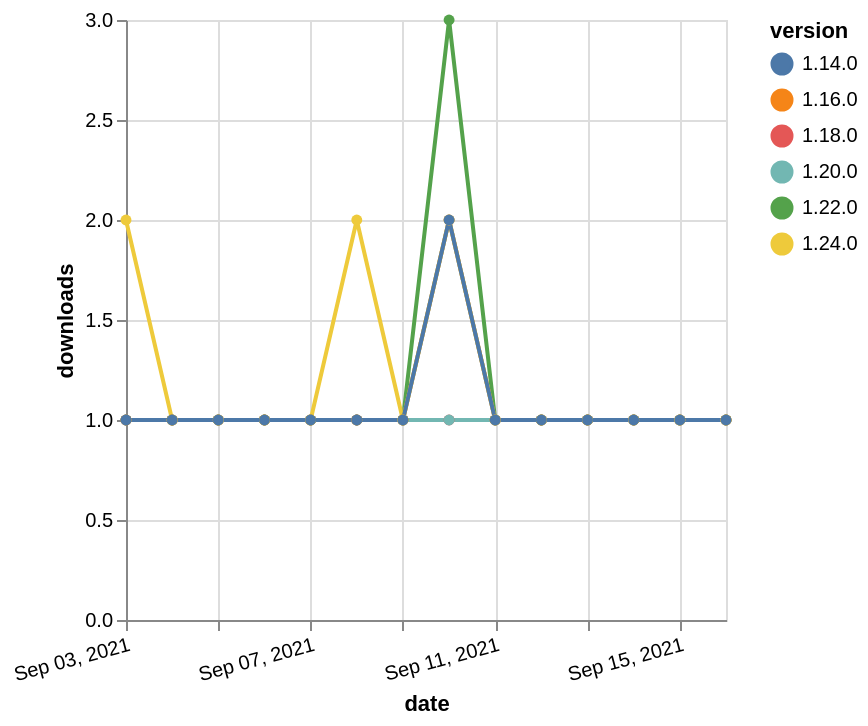

Describe this chart as a Vega-Lite specification.
### Vega-Lite specification from a JSON file in a GitHub repository (floating-point values rounded to 4 significant figures)
{"$schema": "https://vega.github.io/schema/vega-lite/v5.json", "description": "A simple bar chart with embedded data.", "data": {"values": [{"date": "2021-09-03", "total": 182, "delta": 1, "version": "1.18.0"}, {"date": "2021-09-04", "total": 183, "delta": 1, "version": "1.18.0"}, {"date": "2021-09-05", "total": 184, "delta": 1, "version": "1.18.0"}, {"date": "2021-09-06", "total": 185, "delta": 1, "version": "1.18.0"}, {"date": "2021-09-07", "total": 186, "delta": 1, "version": "1.18.0"}, {"date": "2021-09-08", "total": 187, "delta": 1, "version": "1.18.0"}, {"date": "2021-09-09", "total": 188, "delta": 1, "version": "1.18.0"}, {"date": "2021-09-10", "total": 189, "delta": 1, "version": "1.18.0"}, {"date": "2021-09-11", "total": 190, "delta": 1, "version": "1.18.0"}, {"date": "2021-09-12", "total": 191, "delta": 1, "version": "1.18.0"}, {"date": "2021-09-13", "total": 192, "delta": 1, "version": "1.18.0"}, {"date": "2021-09-14", "total": 193, "delta": 1, "version": "1.18.0"}, {"date": "2021-09-15", "total": 194, "delta": 1, "version": "1.18.0"}, {"date": "2021-09-16", "total": 195, "delta": 1, "version": "1.18.0"}, {"date": "2021-09-03", "total": 170, "delta": 1, "version": "1.22.0"}, {"date": "2021-09-04", "total": 171, "delta": 1, "version": "1.22.0"}, {"date": "2021-09-05", "total": 172, "delta": 1, "version": "1.22.0"}, {"date": "2021-09-06", "total": 173, "delta": 1, "version": "1.22.0"}, {"date": "2021-09-07", "total": 174, "delta": 1, "version": "1.22.0"}, {"date": "2021-09-08", "total": 175, "delta": 1, "version": "1.22.0"}, {"date": "2021-09-09", "total": 176, "delta": 1, "version": "1.22.0"}, {"date": "2021-09-10", "total": 179, "delta": 3, "version": "1.22.0"}, {"date": "2021-09-11", "total": 180, "delta": 1, "version": "1.22.0"}, {"date": "2021-09-12", "total": 181, "delta": 1, "version": "1.22.0"}, {"date": "2021-09-13", "total": 182, "delta": 1, "version": "1.22.0"}, {"date": "2021-09-14", "total": 183, "delta": 1, "version": "1.22.0"}, {"date": "2021-09-15", "total": 184, "delta": 1, "version": "1.22.0"}, {"date": "2021-09-16", "total": 185, "delta": 1, "version": "1.22.0"}, {"date": "2021-09-03", "total": 148, "delta": 1, "version": "1.20.0"}, {"date": "2021-09-04", "total": 149, "delta": 1, "version": "1.20.0"}, {"date": "2021-09-05", "total": 150, "delta": 1, "version": "1.20.0"}, {"date": "2021-09-06", "total": 151, "delta": 1, "version": "1.20.0"}, {"date": "2021-09-07", "total": 152, "delta": 1, "version": "1.20.0"}, {"date": "2021-09-08", "total": 153, "delta": 1, "version": "1.20.0"}, {"date": "2021-09-09", "total": 154, "delta": 1, "version": "1.20.0"}, {"date": "2021-09-10", "total": 155, "delta": 1, "version": "1.20.0"}, {"date": "2021-09-11", "total": 156, "delta": 1, "version": "1.20.0"}, {"date": "2021-09-12", "total": 157, "delta": 1, "version": "1.20.0"}, {"date": "2021-09-13", "total": 158, "delta": 1, "version": "1.20.0"}, {"date": "2021-09-14", "total": 159, "delta": 1, "version": "1.20.0"}, {"date": "2021-09-15", "total": 160, "delta": 1, "version": "1.20.0"}, {"date": "2021-09-16", "total": 161, "delta": 1, "version": "1.20.0"}, {"date": "2021-09-03", "total": 180, "delta": 1, "version": "1.16.0"}, {"date": "2021-09-04", "total": 181, "delta": 1, "version": "1.16.0"}, {"date": "2021-09-05", "total": 182, "delta": 1, "version": "1.16.0"}, {"date": "2021-09-06", "total": 183, "delta": 1, "version": "1.16.0"}, {"date": "2021-09-07", "total": 184, "delta": 1, "version": "1.16.0"}, {"date": "2021-09-08", "total": 185, "delta": 1, "version": "1.16.0"}, {"date": "2021-09-09", "total": 186, "delta": 1, "version": "1.16.0"}, {"date": "2021-09-10", "total": 188, "delta": 2, "version": "1.16.0"}, {"date": "2021-09-11", "total": 189, "delta": 1, "version": "1.16.0"}, {"date": "2021-09-12", "total": 190, "delta": 1, "version": "1.16.0"}, {"date": "2021-09-13", "total": 191, "delta": 1, "version": "1.16.0"}, {"date": "2021-09-14", "total": 192, "delta": 1, "version": "1.16.0"}, {"date": "2021-09-15", "total": 193, "delta": 1, "version": "1.16.0"}, {"date": "2021-09-16", "total": 194, "delta": 1, "version": "1.16.0"}, {"date": "2021-09-03", "total": 115, "delta": 2, "version": "1.24.0"}, {"date": "2021-09-04", "total": 116, "delta": 1, "version": "1.24.0"}, {"date": "2021-09-05", "total": 117, "delta": 1, "version": "1.24.0"}, {"date": "2021-09-06", "total": 118, "delta": 1, "version": "1.24.0"}, {"date": "2021-09-07", "total": 119, "delta": 1, "version": "1.24.0"}, {"date": "2021-09-08", "total": 121, "delta": 2, "version": "1.24.0"}, {"date": "2021-09-09", "total": 122, "delta": 1, "version": "1.24.0"}, {"date": "2021-09-10", "total": 124, "delta": 2, "version": "1.24.0"}, {"date": "2021-09-11", "total": 125, "delta": 1, "version": "1.24.0"}, {"date": "2021-09-12", "total": 126, "delta": 1, "version": "1.24.0"}, {"date": "2021-09-13", "total": 127, "delta": 1, "version": "1.24.0"}, {"date": "2021-09-14", "total": 128, "delta": 1, "version": "1.24.0"}, {"date": "2021-09-15", "total": 129, "delta": 1, "version": "1.24.0"}, {"date": "2021-09-16", "total": 130, "delta": 1, "version": "1.24.0"}, {"date": "2021-09-03", "total": 236, "delta": 1, "version": "1.14.0"}, {"date": "2021-09-04", "total": 237, "delta": 1, "version": "1.14.0"}, {"date": "2021-09-05", "total": 238, "delta": 1, "version": "1.14.0"}, {"date": "2021-09-06", "total": 239, "delta": 1, "version": "1.14.0"}, {"date": "2021-09-07", "total": 240, "delta": 1, "version": "1.14.0"}, {"date": "2021-09-08", "total": 241, "delta": 1, "version": "1.14.0"}, {"date": "2021-09-09", "total": 242, "delta": 1, "version": "1.14.0"}, {"date": "2021-09-10", "total": 244, "delta": 2, "version": "1.14.0"}, {"date": "2021-09-11", "total": 245, "delta": 1, "version": "1.14.0"}, {"date": "2021-09-12", "total": 246, "delta": 1, "version": "1.14.0"}, {"date": "2021-09-13", "total": 247, "delta": 1, "version": "1.14.0"}, {"date": "2021-09-14", "total": 248, "delta": 1, "version": "1.14.0"}, {"date": "2021-09-15", "total": 249, "delta": 1, "version": "1.14.0"}, {"date": "2021-09-16", "total": 250, "delta": 1, "version": "1.14.0"}]}, "width": "container", "mark": {"type": "line", "point": {"filled": true}}, "encoding": {"x": {"field": "date", "type": "temporal", "timeUnit": "yearmonthdate", "title": "date", "axis": {"labelAngle": -15}}, "y": {"field": "delta", "type": "quantitative", "title": "downloads"}, "color": {"field": "version", "type": "nominal"}, "tooltip": {"field": "delta"}}}
